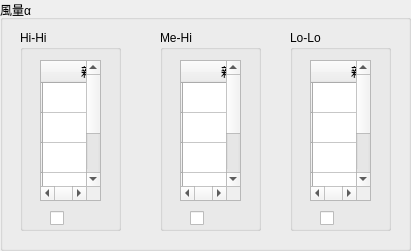
  <widget class="QGroupBox" name="group_fan_new_strength">
   <property name="geometry">
    <rect>
     <x>460</x>
     <y>80</y>
     <width>411</width>
     <height>251</height>
    </rect>
   </property>
   <property name="title">
    <string>風量α</string>
   </property>
   <widget class="QGroupBox" name="group_fan_new_strength_hihi">
    <property name="geometry">
     <rect>
      <x>20</x>
      <y>30</y>
      <width>101</width>
      <height>201</height>
     </rect>
    </property>
    <property name="title">
     <string>Hi-Hi</string>
    </property>
    <widget class="QTableWidget" name="table_fan_new_strength_hihi">
     <property name="geometry">
      <rect>
       <x>20</x>
       <y>30</y>
       <width>61</width>
       <height>141</height>
      </rect>
     </property>
     <row>
      <property name="text">
       <string/>
      </property>
      <property name="textAlignment">
       <set>AlignCenter</set>
      </property>
     </row>
     <row>
      <property name="text">
       <string/>
      </property>
     </row>
     <row>
      <property name="text">
       <string/>
      </property>
     </row>
     <row>
      <property name="text">
       <string/>
      </property>
     </row>
     <row>
      <property name="text">
       <string/>
      </property>
     </row>
     <column>
      <property name="text">
       <string>親機</string>
      </property>
      <property name="textAlignment">
       <set>AlignCenter</set>
      </property>
     </column>
     <column>
      <property name="text">
       <string>子機</string>
      </property>
     </column>
     <item row="0" column="0">
      <property name="text">
       <string>親</string>
      </property>
      <property name="textAlignment">
       <set>AlignCenter</set>
      </property>
     </item>
     <item row="0" column="1">
      <property name="text">
       <string>子</string>
      </property>
      <property name="textAlignment">
       <set>AlignCenter</set>
      </property>
     </item>
     <item row="1" column="0">
      <property name="text">
       <string/>
      </property>
      <property name="textAlignment">
       <set>AlignCenter</set>
      </property>
     </item>
     <item row="1" column="1">
      <property name="text">
       <string/>
      </property>
      <property name="textAlignment">
       <set>AlignCenter</set>
      </property>
     </item>
     <item row="2" column="0">
      <property name="text">
       <string/>
      </property>
      <property name="textAlignment">
       <set>AlignCenter</set>
      </property>
     </item>
     <item row="2" column="1">
      <property name="text">
       <string/>
      </property>
      <property name="textAlignment">
       <set>AlignCenter</set>
      </property>
     </item>
     <item row="3" column="0">
      <property name="text">
       <string/>
      </property>
      <property name="textAlignment">
       <set>AlignCenter</set>
      </property>
     </item>
     <item row="3" column="1">
      <property name="text">
       <string/>
      </property>
      <property name="textAlignment">
       <set>AlignCenter</set>
      </property>
     </item>
     <item row="4" column="0">
      <property name="text">
       <string/>
      </property>
      <property name="textAlignment">
       <set>AlignCenter</set>
      </property>
     </item>
     <item row="4" column="1">
      <property name="text">
       <string/>
      </property>
      <property name="textAlignment">
       <set>AlignCenter</set>
      </property>
     </item>
    </widget>
    <widget class="QCheckBox" name="check_fan_new_strength_hihi">
     <property name="geometry">
      <rect>
       <x>30</x>
       <y>180</y>
       <width>16</width>
       <height>16</height>
      </rect>
     </property>
     <property name="text">
      <string/>
     </property>
    </widget>
   </widget>
   <widget class="QGroupBox" name="group_fan_new_strength_mehi">
    <property name="geometry">
     <rect>
      <x>160</x>
      <y>30</y>
      <width>101</width>
      <height>201</height>
     </rect>
    </property>
    <property name="title">
     <string>Me-Hi</string>
    </property>
    <widget class="QTableWidget" name="table_fan_new_strength_mehi">
     <property name="geometry">
      <rect>
       <x>20</x>
       <y>30</y>
       <width>61</width>
       <height>141</height>
      </rect>
     </property>
     <row>
      <property name="text">
       <string/>
      </property>
      <property name="textAlignment">
       <set>AlignCenter</set>
      </property>
     </row>
     <row>
      <property name="text">
       <string/>
      </property>
     </row>
     <row>
      <property name="text">
       <string/>
      </property>
     </row>
     <row>
      <property name="text">
       <string/>
      </property>
     </row>
     <row>
      <property name="text">
       <string/>
      </property>
     </row>
     <column>
      <property name="text">
       <string>親機</string>
      </property>
      <property name="textAlignment">
       <set>AlignCenter</set>
      </property>
     </column>
     <column>
      <property name="text">
       <string>子機</string>
      </property>
     </column>
     <item row="0" column="0">
      <property name="text">
       <string>親</string>
      </property>
      <property name="textAlignment">
       <set>AlignCenter</set>
      </property>
     </item>
     <item row="0" column="1">
      <property name="text">
       <string>子</string>
      </property>
      <property name="textAlignment">
       <set>AlignCenter</set>
      </property>
     </item>
     <item row="1" column="0">
      <property name="text">
       <string/>
      </property>
      <property name="textAlignment">
       <set>AlignCenter</set>
      </property>
     </item>
     <item row="1" column="1">
      <property name="text">
       <string/>
      </property>
      <property name="textAlignment">
       <set>AlignCenter</set>
      </property>
     </item>
     <item row="2" column="0">
      <property name="text">
       <string/>
      </property>
      <property name="textAlignment">
       <set>AlignCenter</set>
      </property>
     </item>
     <item row="2" column="1">
      <property name="text">
       <string/>
      </property>
      <property name="textAlignment">
       <set>AlignCenter</set>
      </property>
     </item>
     <item row="3" column="0">
      <property name="text">
       <string/>
      </property>
      <property name="textAlignment">
       <set>AlignCenter</set>
      </property>
     </item>
     <item row="3" column="1">
      <property name="text">
       <string/>
      </property>
      <property name="textAlignment">
       <set>AlignCenter</set>
      </property>
     </item>
     <item row="4" column="0">
      <property name="text">
       <string/>
      </property>
      <property name="textAlignment">
       <set>AlignCenter</set>
      </property>
     </item>
     <item row="4" column="1">
      <property name="text">
       <string/>
      </property>
      <property name="textAlignment">
       <set>AlignCenter</set>
      </property>
     </item>
    </widget>
    <widget class="QCheckBox" name="check_fan_new_strength_mehi">
     <property name="geometry">
      <rect>
       <x>30</x>
       <y>180</y>
       <width>16</width>
       <height>16</height>
      </rect>
     </property>
     <property name="text">
      <string/>
     </property>
    </widget>
   </widget>
   <widget class="QGroupBox" name="group_fan_new_strength_lolo">
    <property name="geometry">
     <rect>
      <x>290</x>
      <y>30</y>
      <width>101</width>
      <height>201</height>
     </rect>
    </property>
    <property name="title">
     <string>Lo-Lo</string>
    </property>
    <widget class="QTableWidget" name="table_fan_new_strength_lolo">
     <property name="geometry">
      <rect>
       <x>20</x>
       <y>30</y>
       <width>61</width>
       <height>141</height>
      </rect>
     </property>
     <row>
      <property name="text">
       <string/>
      </property>
      <property name="textAlignment">
       <set>AlignCenter</set>
      </property>
     </row>
     <row>
      <property name="text">
       <string/>
      </property>
     </row>
     <row>
      <property name="text">
       <string/>
      </property>
     </row>
     <row>
      <property name="text">
       <string/>
      </property>
     </row>
     <row>
      <property name="text">
       <string/>
      </property>
     </row>
     <column>
      <property name="text">
       <string>親機</string>
      </property>
      <property name="textAlignment">
       <set>AlignCenter</set>
      </property>
     </column>
     <column>
      <property name="text">
       <string>子機</string>
      </property>
     </column>
     <item row="0" column="0">
      <property name="text">
       <string>親</string>
      </property>
      <property name="textAlignment">
       <set>AlignCenter</set>
      </property>
     </item>
     <item row="0" column="1">
      <property name="text">
       <string>子</string>
      </property>
      <property name="textAlignment">
       <set>AlignCenter</set>
      </property>
     </item>
     <item row="1" column="0">
      <property name="text">
       <string/>
      </property>
      <property name="textAlignment">
       <set>AlignCenter</set>
      </property>
     </item>
     <item row="1" column="1">
      <property name="text">
       <string/>
      </property>
      <property name="textAlignment">
       <set>AlignCenter</set>
      </property>
     </item>
     <item row="2" column="0">
      <property name="text">
       <string/>
      </property>
      <property name="textAlignment">
       <set>AlignCenter</set>
      </property>
     </item>
     <item row="2" column="1">
      <property name="text">
       <string/>
      </property>
      <property name="textAlignment">
       <set>AlignCenter</set>
      </property>
     </item>
     <item row="3" column="0">
      <property name="text">
       <string/>
      </property>
      <property name="textAlignment">
       <set>AlignCenter</set>
      </property>
     </item>
     <item row="3" column="1">
      <property name="text">
       <string/>
      </property>
      <property name="textAlignment">
       <set>AlignCenter</set>
      </property>
     </item>
     <item row="4" column="0">
      <property name="text">
       <string/>
      </property>
      <property name="textAlignment">
       <set>AlignCenter</set>
      </property>
     </item>
     <item row="4" column="1">
      <property name="text">
       <string/>
      </property>
      <property name="textAlignment">
       <set>AlignCenter</set>
      </property>
     </item>
    </widget>
    <widget class="QCheckBox" name="check_fan_new_strength_lolo">
     <property name="geometry">
      <rect>
       <x>30</x>
       <y>180</y>
       <width>16</width>
       <height>16</height>
      </rect>
     </property>
     <property name="text">
      <string/>
     </property>
    </widget>
   </widget>
  </widget>
